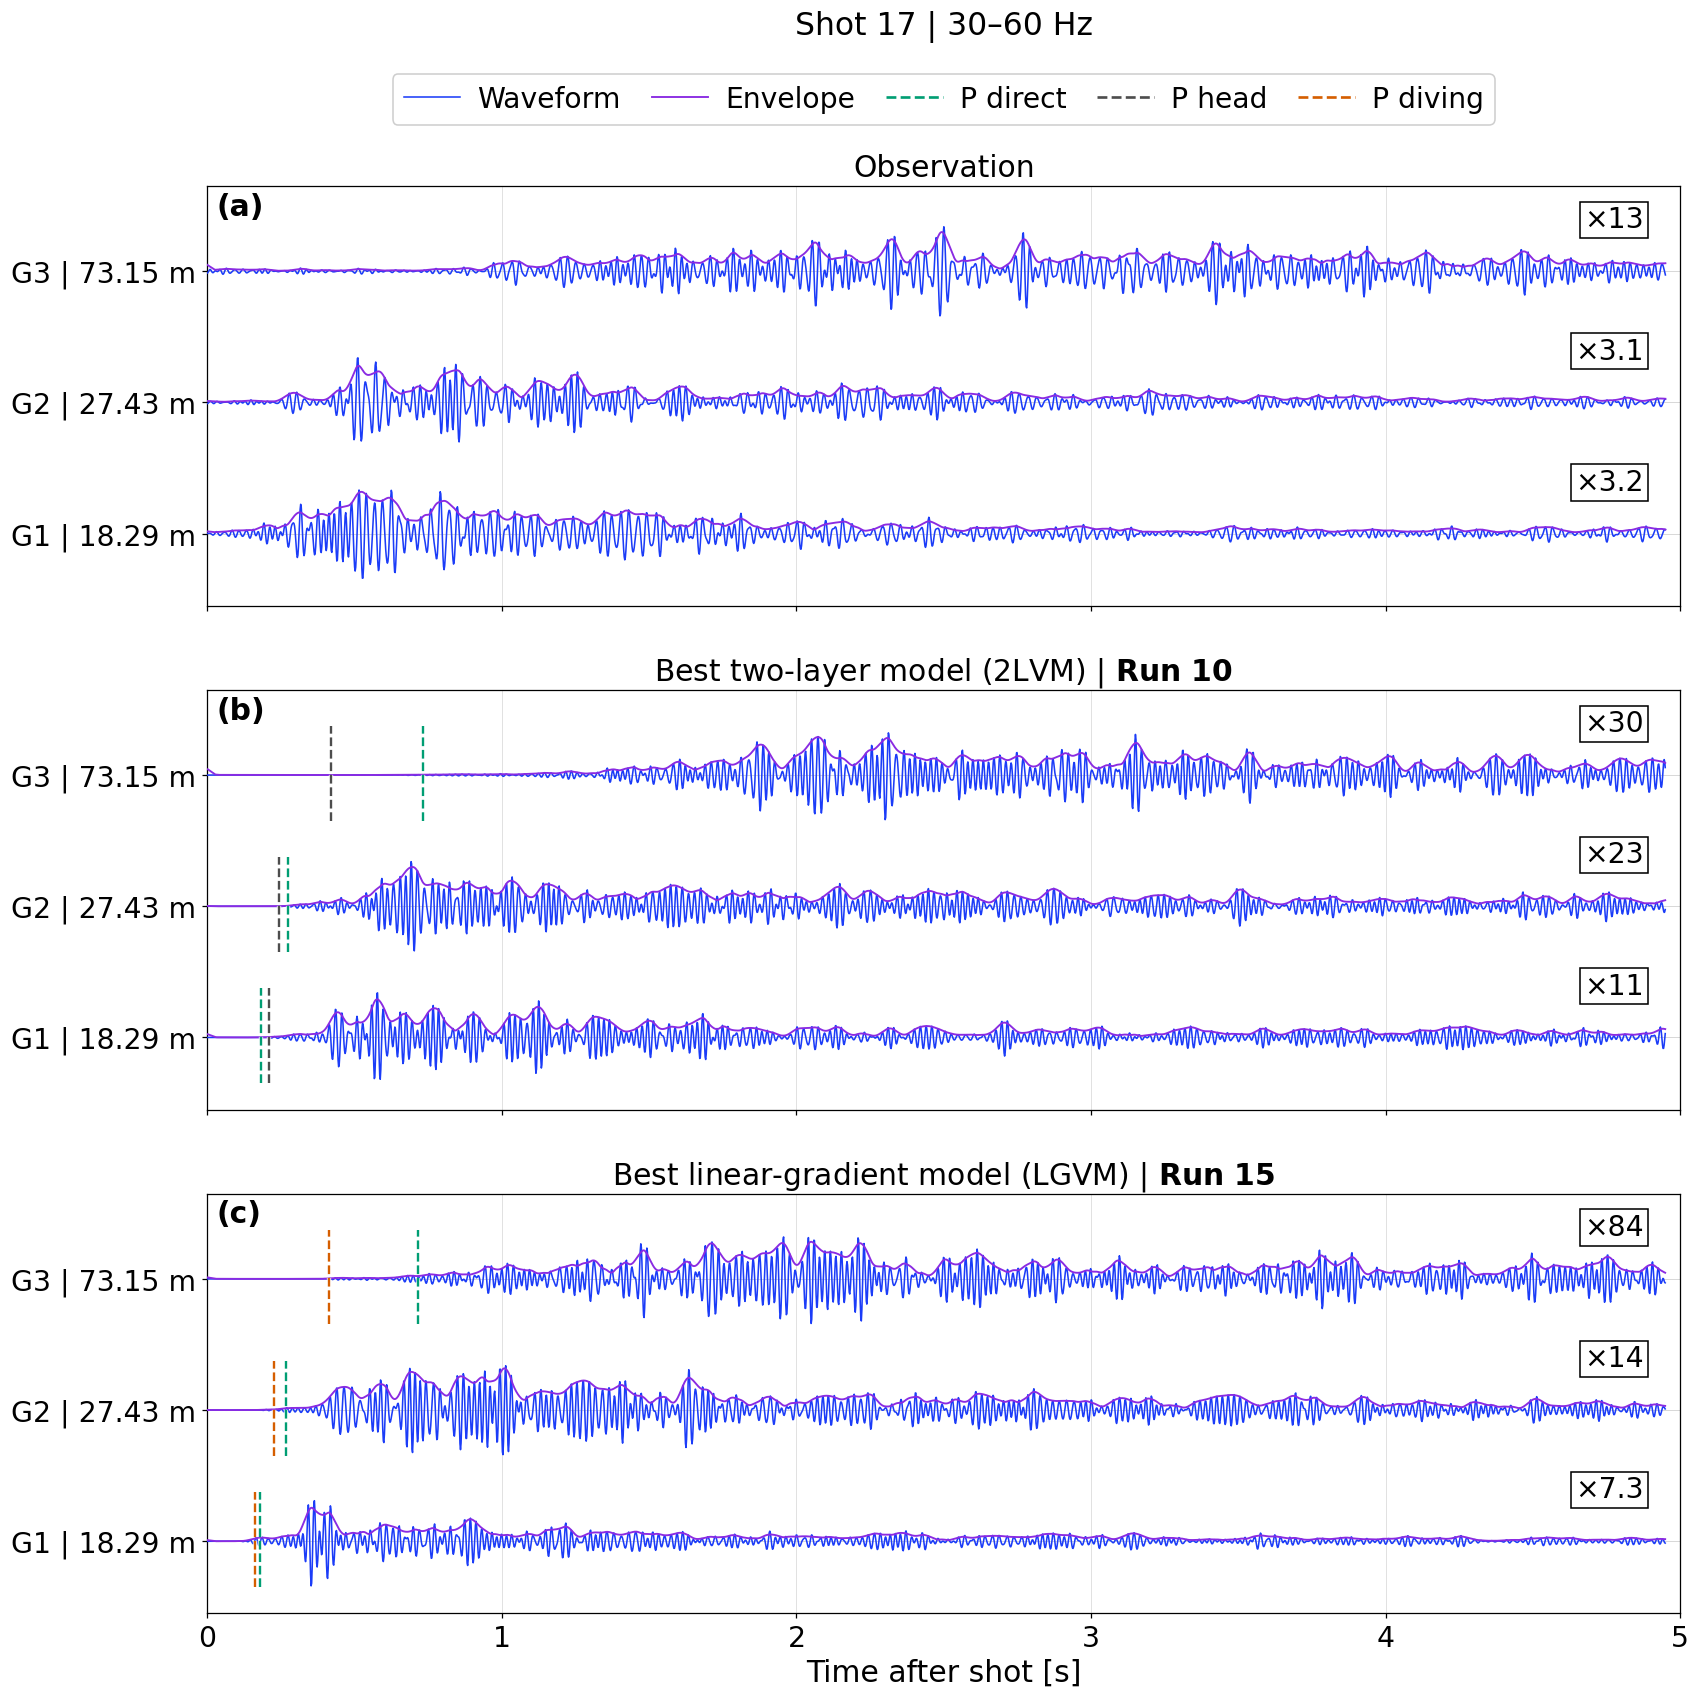

Write Python code to recreate this figure.
"""Figure 7: shot 17 at geophones G1-G3, observed and simulated (Runs 10 and 15), 30-60 Hz."""

import csv
from pathlib import Path

import matplotlib.patheffects as pe
import matplotlib.pyplot as plt
import numpy as np
from matplotlib.lines import Line2D
from netCDF4 import Dataset, chartostring
from obspy import read
from obspy.signal.filter import bandpass, envelope
from scipy.signal import detrend

SEGY_DIR = "path/to/segy_data"   # shot_<N>_apollo_14.segy files and apollo14_ase_data_catalog.txt
RUNS_DIR = "path/to/runs"   # AxiSEM3D run folders A14_Run<NN>_* (input/ and output/stations/shot_17/)

SHORT_SHOTS = (12, 19)   # records that stop early
TMAX = 5.0   # s, processed record length
TEND = 4.95   # s, end of the drawn traces


def read_catalogue():
    """Source-receiver distances [m] to G1, G2, G3 for each shot."""
    with open(Path(SEGY_DIR) / "apollo14_ase_data_catalog.txt", encoding="utf-8-sig") as f:
        rows = csv.DictReader(f, delimiter="\t")
        return {int(r["ASE_data"].split()[-1]): [float(r[f"Distance_G{g}_m"]) for g in (1, 2, 3)]
                for r in rows}


def read_stations(run):
    """Source-receiver distance [m] of every station in the run's shot-17 station file."""
    distances = {}
    for line in (run / "input/shot_17.txt").read_text().splitlines():
        fields = line.split("#")[0].split()
        if len(fields) >= 6:
            distances[fields[0]] = float(fields[2])
    return distances


def read_synthetics(run, names):
    """Time axis and vertical displacement (U3) of the named stations."""
    u3 = {}
    for path in (run / "output/stations/shot_17").glob("axisem3d_synthetics.nc.rank*"):
        with Dataset(path) as ds:
            ds.set_auto_chartostring(False)
            stations = [s.split(".")[-1] for s in chartostring(ds["list_station"][:].filled(b""))]
            channel = list(chartostring(ds["list_channel"][:])).index("U3")
            time = np.asarray(ds["data_time"][:])
            for i, name in enumerate(stations):
                if name in names:
                    u3[name] = np.asarray(ds["data_wave"][i, channel, :], dtype=float)
    return time, u3


def read_vp(run):
    """Depth [m] and P-wave velocity [m/s] from the run's .bm model file."""
    rows = [line.split() for line in next((run / "input").glob("*.bm")).read_text().splitlines()]
    table = 1000 * np.array([r[:2] for r in rows if r and r[0][0].isdigit()], dtype=float)
    return table[:, 0], table[:, 1]


def filter_trace(x, fs):
    """Remove the linear trend, then 30-60 Hz zero-phase band-pass with 0.25 s reflected padding."""
    i = np.arange(len(x))
    x = x - np.polyval(np.polyfit(i, x, 1), i)
    x = x - x.mean()
    n = min(round(0.25 * fs), len(x) - 1)
    return bandpass(np.pad(x, n, mode="reflect"), 30, 60, fs, corners=4, zerophase=True)[n:n + len(x)]


def smooth_envelope(x, fs):
    """Envelope smoothed with a 0.05 s moving average."""
    n = round(0.05 * fs)
    return np.convolve(np.pad(envelope(x), (n // 2, n - 1 - n // 2), mode="edge"), np.ones(n) / n, mode="valid")


def process_observed(raw, fs, short):
    """Cut trailing zeros and anything after 5 s, filter; short records also lose their last 0.1 s."""
    stop = min(np.flatnonzero(raw)[-1] + 1, int(TMAX * fs) + 1)
    wave = filter_trace(raw[:stop], fs)
    env = smooth_envelope(wave, fs)
    time = np.arange(len(wave)) / fs
    if short:
        keep = time <= time[-1] - 0.1
        time, wave, env = time[keep], wave[keep], env[keep]
    return time, wave, env


def process_synthetic(time, u):
    """Displacement to velocity (fourth-order differences), then filter the first 5 s."""
    dt = np.median(np.diff(time))
    u = detrend(u)
    v = np.gradient(u, dt, edge_order=2)
    v[2:-2] = (u[:-4] - 8 * u[1:-3] + 8 * u[3:-1] - u[4:]) / (12 * dt)
    keep = (time >= 0) & (time <= TMAX)
    wave = filter_trace(v[keep], 1 / dt)
    return time[keep], wave, smooth_envelope(wave, 1 / dt)


catalogue = read_catalogue()
geophones = ["G1", "G2", "G3"]

# Observed shot 17; gain relative to the largest peak recorded by that geophone over all shots
observed = {}
for shot in catalogue:
    stream = read(str(Path(SEGY_DIR) / f"shot_{shot}_apollo_14.segy"), format="SEGY")
    for g, trace in zip(geophones, stream):
        observed[g, shot] = process_observed(trace.data.astype(float), trace.stats.sampling_rate,
                                             shot in SHORT_SHOTS)
traces = {"obs": []}
for g in geophones:
    largest = max(np.max(np.abs(observed[g, shot][1])) for shot in catalogue)
    time, wave, env = observed[g, 17]
    peak = np.max(np.abs(wave))
    traces["obs"].append((time, wave / peak, env / peak, largest / peak))

# Synthetics at G1-G3; gain relative to the largest peak along the receiver profile R17xx
# at the G1 shot distances
g1_distances = [d[0] for d in catalogue.values() if d[0] > 0]
distance = {}
models = {}
for number in (10, 15):
    run = next(Path(RUNS_DIR).glob(f"A14_Run{number:02d}_*"))
    stations = read_stations(run)
    profile = [name for name, d in stations.items()
               if name.startswith("R17") and any(abs(d - x) <= 0.08 for x in g1_distances)]
    time, u3 = read_synthetics(run, geophones + profile)
    reference = max(np.max(np.abs(process_synthetic(time, u3[name])[1])) for name in profile)
    key = f"run{number}"
    traces[key] = []
    for g in geophones:
        t, wave, env = process_synthetic(time, u3[g])
        peak = np.max(np.abs(wave))
        traces[key].append((t, wave / peak, env / peak, reference / peak))
    distance[key] = np.array([stations[g] for g in geophones])
    models[key] = read_vp(run)

# P-wave travel times [s] in the best two-layer (Run 10) and linear-gradient (Run 15) models
depth, vp = models["run10"]
v0, v1, h = vp[0], vp[-1], depth[np.flatnonzero(np.diff(vp))[0]]
x = distance["run10"]
run10_direct = x / v0
run10_head = x / v1 + 2 * h * np.cos(np.arcsin(v0 / v1)) / v0

depth, vp = models["run15"]
v0, gradient = vp[0], (vp[-1] - vp[0]) / depth[-1]
x = distance["run15"]
run15_direct = x / v0
run15_diving = 2 / gradient * np.arcsinh(gradient * x / (2 * v0))

# Plot
FS = 19
plt.rcParams.update({"font.size": FS, "xtick.labelsize": FS - 1, "ytick.labelsize": FS - 1})
WAVE = "#1B3CF8"
ENVELOPE = "#8A2BE2"
DIRECT = "#009E73"
HEAD = "#4D4D4D"
DIVING = "#D55E00"
WIGGLE = 0.34
rows = [0, 1, 2]   # G1 at the bottom, G3 at the top
labels = [f"{g} | {d:.2f} m" for g, d in zip(geophones, catalogue[17])]

panels = [("obs", "Observation", []),
          ("run10", r"Best two-layer model (2LVM) | $\mathbf{Run\ 10}$",
           [(run10_direct, DIRECT), (run10_head, HEAD)]),
          ("run15", r"Best linear-gradient model (LGVM) | $\mathbf{Run\ 15}$",
           [(run15_direct, DIRECT), (run15_diving, DIVING)])]

fig, axes = plt.subplots(3, 1, figsize=(16.5, 15.5), sharex=True, sharey=True)
fig.subplots_adjust(left=0.18, right=0.97, bottom=0.07, top=0.885, hspace=0.20)

for letter, ax, (key, title, arrivals) in zip("abc", axes, panels):
    for row, (time, wave, env, factor) in zip(rows, traces[key]):
        keep = time <= TEND
        ax.axhline(row, color="0.84", lw=0.5, zorder=1)
        ax.plot(time[keep], row + WIGGLE * wave[keep], color=WAVE, lw=1.0, zorder=3)
        ax.plot(time[keep], row + WIGGLE * env[keep], color=ENVELOPE, lw=1.2, zorder=4)
        ax.text(4.875, row + 1.15 * WIGGLE, f"×{factor:.1f}" if factor < 10 else f"×{factor:.0f}",
                ha="right", va="center", fontsize=FS - 1,
                bbox=dict(boxstyle="square,pad=0.15", fc="white", ec="black", lw=1.0))

    for times, colour in arrivals:
        lines = ax.vlines(times, np.array(rows) - 1.02 * WIGGLE, np.array(rows) + 1.1 * WIGGLE,
                          color=colour, ls="--", lw=1.5, zorder=12)
        lines.set_path_effects([pe.Stroke(linewidth=2.8, foreground="white", alpha=0.75), pe.Normal()])

    ax.set_title(title, fontsize=FS)
    ax.text(0.006, 0.985, f"({letter})", transform=ax.transAxes, ha="left", va="top",
            fontsize=FS, fontweight="bold")
    ax.set_xlim(0, 5)
    ax.set_ylim(-0.55, 2.65)
    ax.set_yticks(rows)
    ax.set_yticklabels(labels)
    ax.set_axisbelow(True)
    ax.grid(color="0.88", lw=0.6)

axes[2].set_xlabel("Time after shot [s]")

handles = [Line2D([], [], color=WAVE, lw=1.0, label="Waveform"),
           Line2D([], [], color=ENVELOPE, lw=1.2, label="Envelope"),
           Line2D([], [], color=DIRECT, lw=1.7, ls="--", label="P direct"),
           Line2D([], [], color=HEAD, lw=1.7, ls="--", label="P head"),
           Line2D([], [], color=DIVING, lw=1.7, ls="--", label="P diving")]
fig.legend(handles=handles, loc="upper center", bbox_to_anchor=(0.575, 0.957), ncol=5,
           fontsize=FS - 1, framealpha=0.95, columnspacing=1.1, handletextpad=0.6)
fig.suptitle("Shot 17 | 30–60 Hz", fontsize=FS + 1, x=0.575, y=0.985)

fig.savefig("Figure7.png", dpi=113, bbox_inches="tight", facecolor="white")
